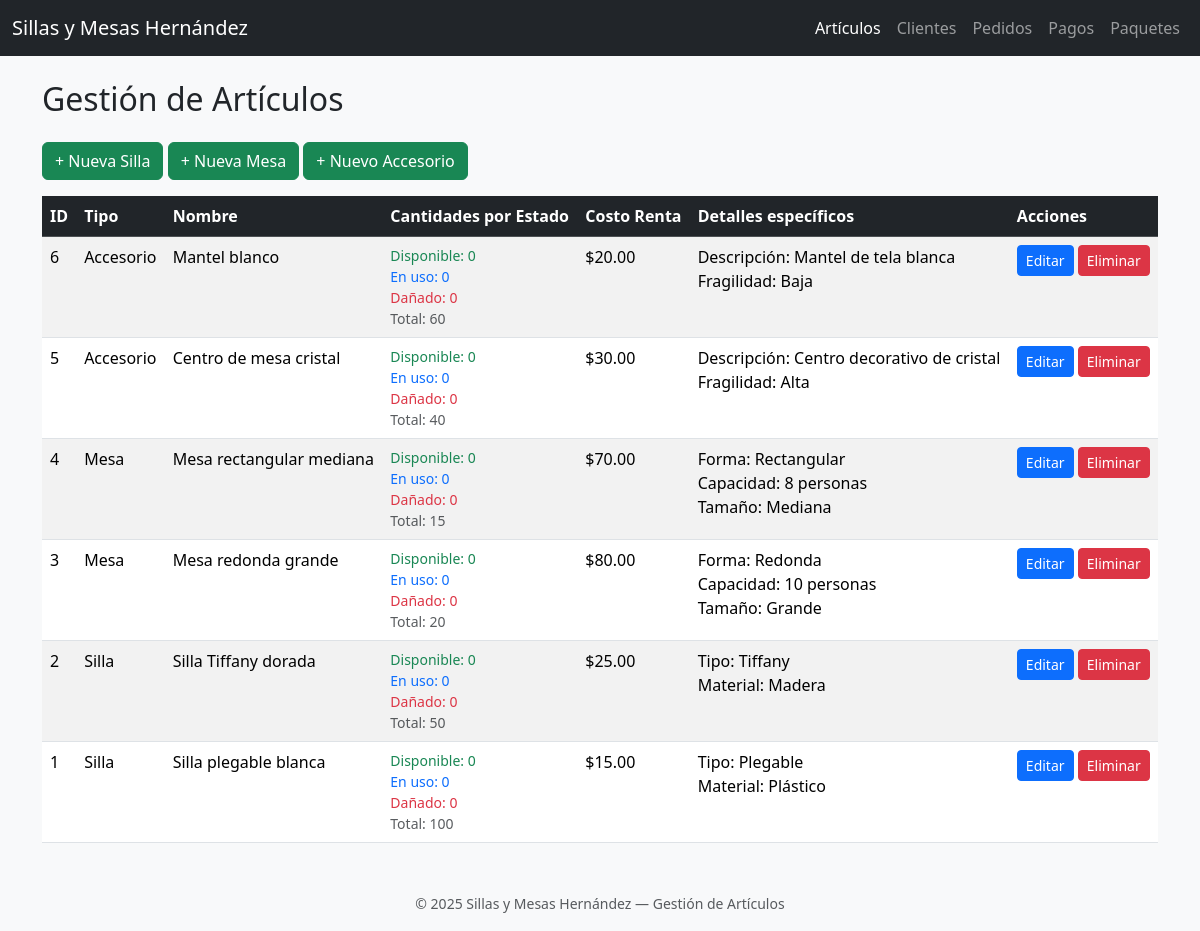
/php/articulos.php, run on the app's committed database.
### tables this page shows
CREATE TABLE Accesorio (
    idArticulo INT PRIMARY KEY,
    descripcion VARCHAR(100),
    fragilidad VARCHAR(30),
    FOREIGN KEY (idArticulo) REFERENCES Articulo(idArticulo)
        ON DELETE CASCADE
);

CREATE TABLE Articulo (
    idArticulo INT AUTO_INCREMENT PRIMARY KEY,
    nombre VARCHAR(100) NOT NULL,
    estado VARCHAR(20) DEFAULT 'Disponible',
    cantidadTotal INT NOT NULL DEFAULT 0,
    cantidadDisponible INT NOT NULL DEFAULT 0,
    cantidadEnUso INT NOT NULL DEFAULT 0,
    cantidadDanada INT NOT NULL DEFAULT 0,
    costoRenta DECIMAL(10,2) NOT NULL
);

CREATE TABLE Mesa (
    idArticulo INT PRIMARY KEY,
    forma VARCHAR(50),
    capacidadPersonas INT,
    tamaño VARCHAR(50),
    FOREIGN KEY (idArticulo) REFERENCES Articulo(idArticulo)
        ON DELETE CASCADE
);

CREATE TABLE Silla (
    idArticulo INT PRIMARY KEY,
    tipoSilla VARCHAR(50),
    material VARCHAR(50),
    FOREIGN KEY (idArticulo) REFERENCES Articulo(idArticulo)
        ON DELETE CASCADE
);

### php/articulos.php (the view, shortened to what this page needs)
<?php
require_once "conexion.php";
try {
    $sql = "
        SELECT
            a.*,
            s.tipoSilla, s.material,
            m.forma, m.capacidadPersonas, m.tamaño,
            acc.descripcion, acc.fragilidad,
            CASE
                WHEN s.idArticulo IS NOT NULL THEN 'Silla'
                WHEN m.idArticulo IS NOT NULL THEN 'Mesa'
                WHEN acc.idArticulo IS NOT NULL THEN 'Accesorio'
                ELSE 'General'
            END as tipoArticulo
        FROM Articulo a
        LEFT JOIN Silla s ON a.idArticulo = s.idArticulo
        LEFT JOIN Mesa m ON a.idArticulo = m.idArticulo
        LEFT JOIN Accesorio acc ON a.idArticulo = acc.idArticulo
        ORDER BY a.idArticulo DESC";
    $articulos = $conn->query($sql)->fetchAll(PDO::FETCH_ASSOC);
} catch (PDOException $e) {
    die("Error al leer artículos: " . htmlspecialchars($e->getMessage()));
}
?>
<!DOCTYPE html>
<html lang="es">
<head>
  <link href="https://cdn.jsdelivr.net/npm/bootstrap@5.3.3/dist/css/bootstrap.min.css" rel="stylesheet">
</head>
<body class="bg-light">
<nav class="navbar navbar-expand-lg navbar-dark bg-dark">
  <div class="container-fluid">
    <a class="navbar-brand" href="index.php">Sillas y Mesas Hernández</a>
    <div class="collapse navbar-collapse">
      <ul class="navbar-nav ms-auto">
		<li class="nav-item"><a class="nav-link active" href="articulos.php">Artículos</a></li>
        <li class="nav-item"><a class="nav-link" href="clientes.php">Clientes</a></li>
        <li class="nav-item"><a class="nav-link" href="pedidos.php">Pedidos</a></li>
        <li class="nav-item"><a class="nav-link" href="pagos.php">Pagos</a></li>
        <li class="nav-item"><a class="nav-link" href="paquetes.php">Paquetes</a></li>
      </ul>
    </div>
  </div>
</nav>
<div class="container mt-4">
  <h2 class="mb-4">Gestión de Artículos</h2>
  <div class="mb-3">
    <a href="nuevo_articulo.php?tipo=silla" class="btn btn-success">+ Nueva Silla</a>
    <a href="nuevo_articulo.php?tipo=mesa" class="btn btn-success">+ Nueva Mesa</a>
    <a href="nuevo_articulo.php?tipo=accesorio" class="btn btn-success">+ Nuevo Accesorio</a>
  </div>
  <table class="table table-striped table-hover">
    <thead class="table-dark">
      <tr>
        <th>ID</th>
        <th>Tipo</th>
        <th>Nombre</th>
        <th>Cantidades por Estado</th>
        <th>Costo Renta</th>
        <th>Detalles específicos</th>
        <th>Acciones</th>
      </tr>
    </thead>
    <tbody>
      <?php foreach ($articulos as $a): ?>
      <tr>
        <td><?= htmlspecialchars($a['idArticulo']) ?></td>
        <td><?= htmlspecialchars($a['tipoArticulo']) ?></td>
        <td><?= htmlspecialchars($a['nombre']) ?></td>
        <td>
          <small class="d-block text-success">Disponible: <?= htmlspecialchars($a['cantidadDisponible']) ?></small>
          <small class="d-block text-primary">En uso: <?= htmlspecialchars($a['cantidadEnUso']) ?></small>
          <small class="d-block text-danger">Dañado: <?= htmlspecialchars($a['cantidadDanada']) ?></small>
          <small class="d-block text-muted">Total: <?= htmlspecialchars($a['cantidadTotal']) ?></small>
        </td>
        <td>$<?= number_format($a['costoRenta'], 2) ?></td>
        <td>
          <?php
          switch($a['tipoArticulo']) {
              case 'Silla':
                  echo "Tipo: " . htmlspecialchars($a['tipoSilla']) .
                       "<br>Material: " . htmlspecialchars($a['material']);
                  break;
              case 'Mesa':
                  echo "Forma: " . htmlspecialchars($a['forma']) .
                       "<br>Capacidad: " . htmlspecialchars($a['capacidadPersonas']) . " personas" .
                       "<br>Tamaño: " . htmlspecialchars($a['tamaño']);
                  break;
              case 'Accesorio':
                  echo "Descripción: " . htmlspecialchars($a['descripcion']) .
                       "<br>Fragilidad: " . htmlspecialchars($a['fragilidad']);
                  break;
          }
          ?>
        </td>
        <td>
          <a href="editar_articulo.php?id=<?= $a['idArticulo'] ?>&tipo=<?= strtolower($a['tipoArticulo']) ?>"
             class="btn btn-sm btn-primary">Editar</a>
          <a href="eliminar_articulo.php?id=<?= $a['idArticulo'] ?>"
             class="btn btn-sm btn-danger"
             onclick="return confirm('¿Eliminar este artículo?');">Eliminar</a>
        </td>
      </tr>
      <?php endforeach; ?>
    </tbody>
  </table>
</div>
<footer class="text-center mt-5 mb-3 text-muted">
  <small>© 2025 Sillas y Mesas Hernández — Gestión de Artículos</small>
</footer>
</body>
</html>

### data on the page
accesorio: idArticulo.idArticulo "6", tipoArticulo "Accesorio", idArticulo.nombre "Mantel blanco", idArticulo.cantidadDisponible "0", idArticulo.cantidadEnUso "0", idArticulo.cantidadDanada "0", idArticulo.cantidadTotal "60", idArticulo.costoRenta "20.00", descripcion "Mantel de tela blanca", fragilidad "Baja"
accesorio: idArticulo.idArticulo "5", tipoArticulo "Accesorio", idArticulo.nombre "Centro de mesa cristal", idArticulo.cantidadDisponible "0", idArticulo.cantidadEnUso "0", idArticulo.cantidadDanada "0", idArticulo.cantidadTotal "40", idArticulo.costoRenta "30.00", descripcion "Centro decorativo de cristal", fragilidad "Alta"
mesa: idArticulo.idArticulo "4", tipoArticulo "Mesa", idArticulo.nombre "Mesa rectangular mediana", idArticulo.cantidadDisponible "0", idArticulo.cantidadEnUso "0", idArticulo.cantidadDanada "0", idArticulo.cantidadTotal "15", idArticulo.costoRenta "70.00", forma "Rectangular", capacidadPersonas "8", tamaño "Mediana"
mesa: idArticulo.idArticulo "3", tipoArticulo "Mesa", idArticulo.nombre "Mesa redonda grande", idArticulo.cantidadDisponible "0", idArticulo.cantidadEnUso "0", idArticulo.cantidadDanada "0", idArticulo.cantidadTotal "20", idArticulo.costoRenta "80.00", forma "Redonda", capacidadPersonas "10", tamaño "Grande"
silla: idArticulo.idArticulo "2", tipoArticulo "Silla", idArticulo.nombre "Silla Tiffany dorada", idArticulo.cantidadDisponible "0", idArticulo.cantidadEnUso "0", idArticulo.cantidadDanada "0", idArticulo.cantidadTotal "50", idArticulo.costoRenta "25.00", tipoSilla "Tiffany", material "Madera"
silla: idArticulo.idArticulo "1", tipoArticulo "Silla", idArticulo.nombre "Silla plegable blanca", idArticulo.cantidadDisponible "0", idArticulo.cantidadEnUso "0", idArticulo.cantidadDanada "0", idArticulo.cantidadTotal "100", idArticulo.costoRenta "15.00", tipoSilla "Plegable", material "Plástico"
